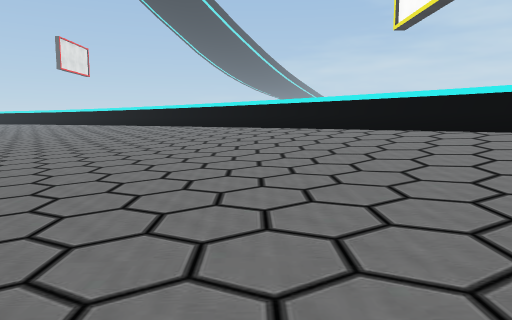
[1] (above)

20 first-person views from a walk through a scene from a Unity 3-D project. The camera is 1.5 m above the floor, tilts 6° down and sees 70° across. The floor is counted in squares, 2 m on a side. Each view is taken from the middle of a square. On the plan, view 1 faces up. The plan holds only what a view shows up to about 11 squares ahead; the rest is blank. The place goes on beyond the plan. Some surface patterns are stand-ins.

[2]
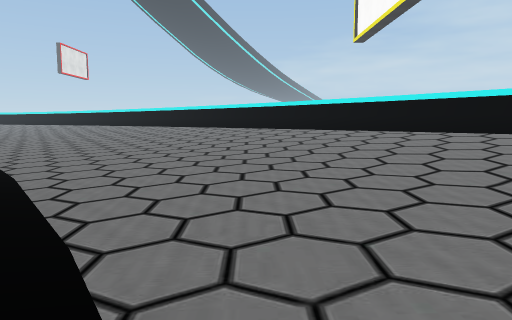

[3]
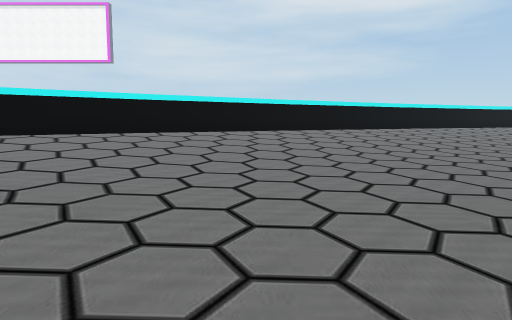

[4]
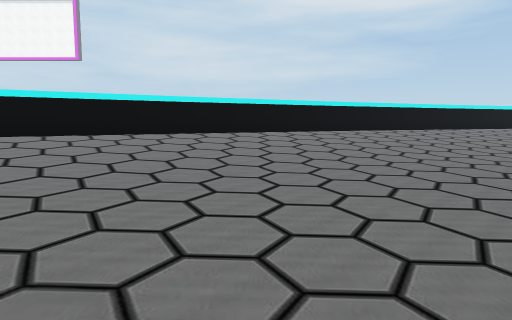

[5]
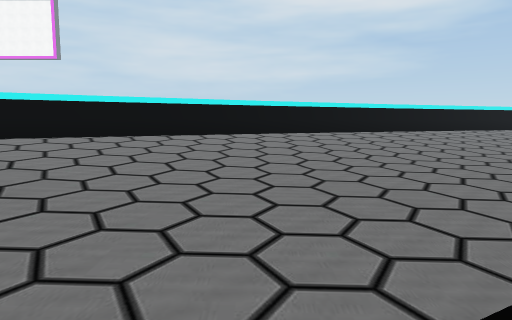

[6]
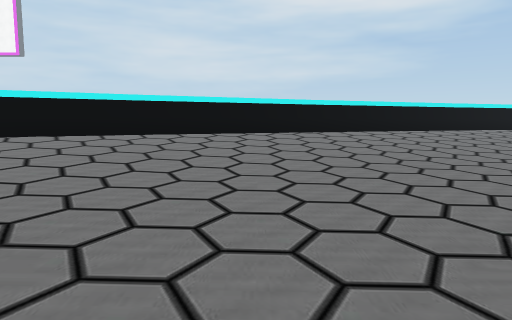

[7]
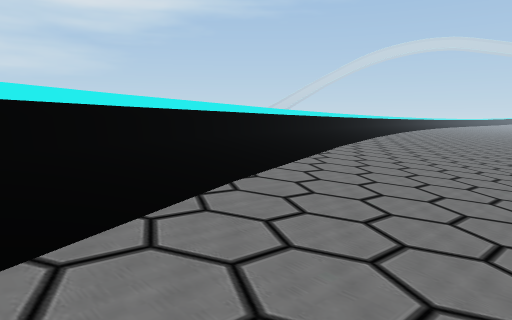

[8]
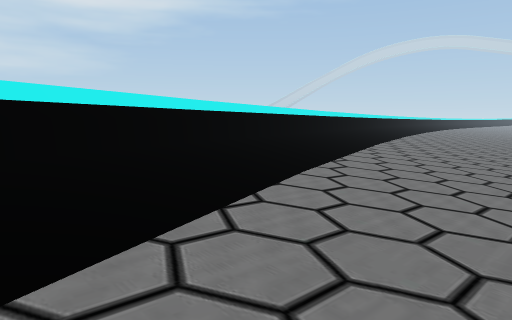

[9]
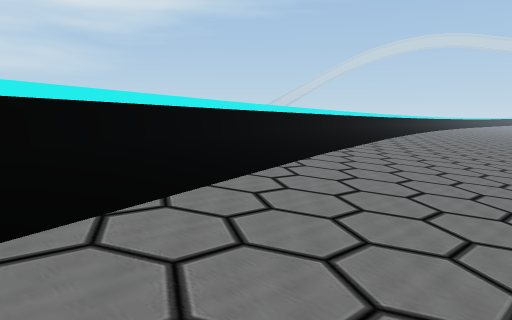

[10]
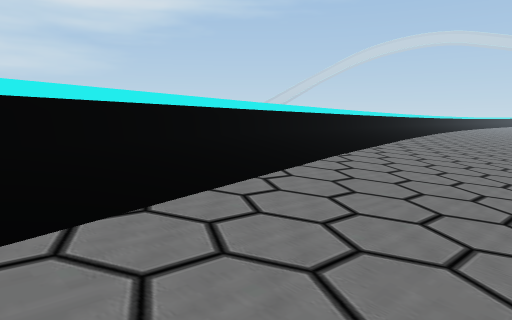

[11]
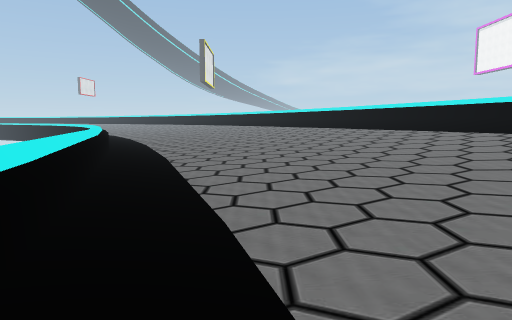

[12]
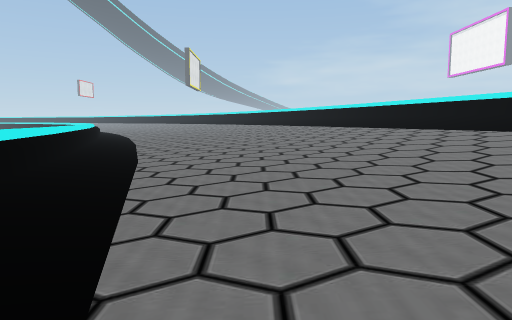

[13]
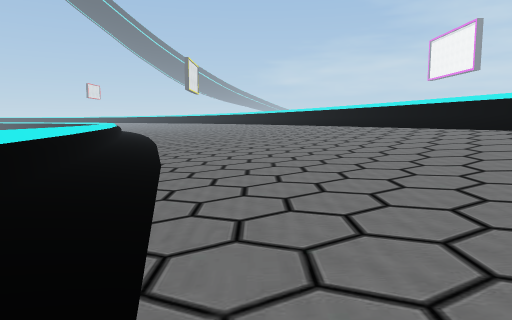

[14]
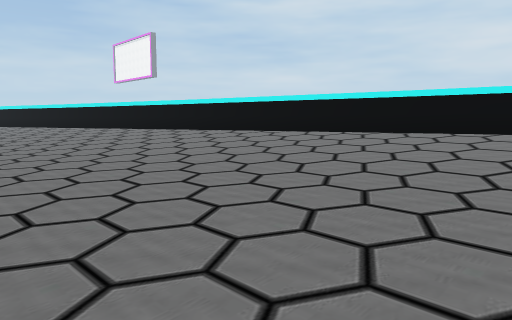

[15]
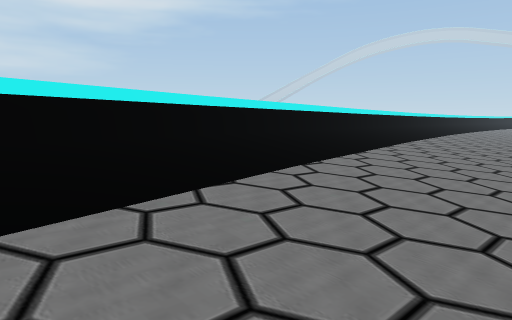

[16]
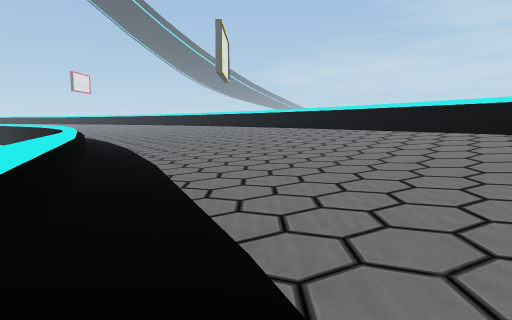

[17]
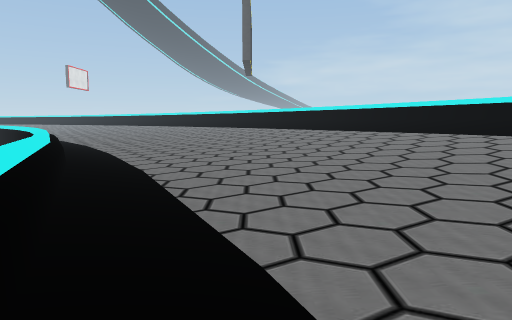

[18]
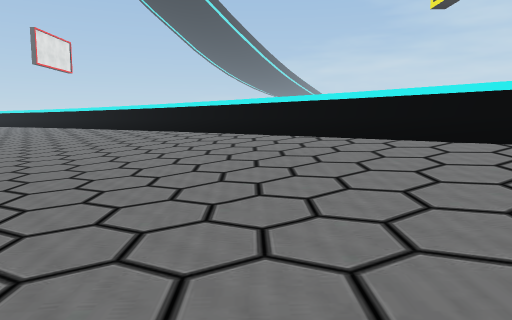

[19]
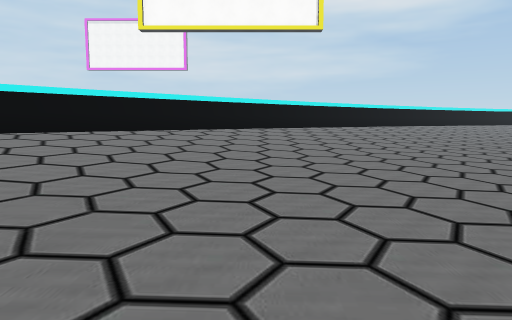

[20]
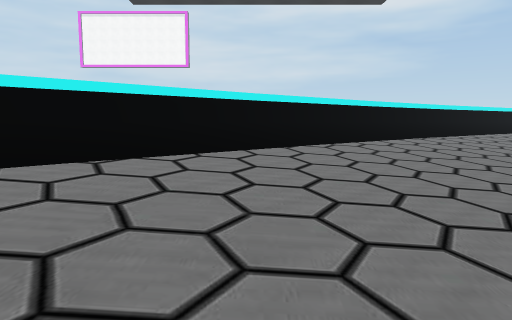

### Floor plan
Key: @ floor where view 1 was taken; # wall or solid block; . main floor; : floor 0.25 m higher than the main floor; - floor 0.25 m lower than the main floor; + floor 0.5 m higher than the main floor; * floor 0.75 m higher than the main floor; % floor 1 m higher than the main floor; & floor 1.5 m higher than the main floor; / step, stairs or slope; = window, fence, low wall or low ledge; ^ raised ledge.
Columns run from 9 left of view 1 to 22 right of it. Each row starts with its distance up from view 1.
 14   :++*%/=##
 13   ::++*%/=##
 12   .::++*%/=#
 11  ...::++*%/=#
 10 --...::++*%/=#
  9  --...::++*//=#
  8   --...::++*/&=
  7     -...::+**/=##
  6     --...::+**/=#
  5      --...::+**/=#
  4       --...:++*//=#
  3       .--...:++*/=#
  2        --...::+**/=#
  1         --...:++*/&=
  0          @-...:++*/=#
 -1          .--..::+*%/=#
 -2           --...:++*/=#
 -3          =.--..::+**/=#
 -4          #=.-...:++*/=#
 -5           =.--...:+**/=
 -6            =.--..:++*/=#
 -7            =/--...:+**/=
 -8            ==.-...:++*/##
 -9             #=--..::+*%&=
-10             ==.-...:++*/=
-11             #=.--..::+*/##
-12              ==.-...:+**/=
-13              #=.--..:++*/#
-14               #=--...:+*%##
-15               #=.-...:+**/=
-16                =/--..::+*/#
-17                ==--...:+*%##
-18                #=.-...:+**/=
-19                 =.--..::+*/#
-20                 #=--...:+*%##
-21                  =.-...:+**/=
-22                  =/--..:++*/=
-23                  #=--..::+*/##
-24                   =.-...:+*%&=
-25                   =.--..:+**/=
-26                   #=--..::+*/#
-27                    =--...:+*/^
-28                    ^.-...:+*%&=
-29                    ^.--..:+**/=
-30                     =--..:++*/#
-31                      --..::+*/#
-32                       -...:+*%^#
-33                       --..:+**/^
-34                       --..:++*/=
-35                       --.. :+*/#

Positions as (right, up) in squares from view 1, and headings:
1: (0, 0), facing up
2: (1, -2), facing up
3: (-2, 2), facing right
4: (0, -1), facing right
5: (1, -3), facing right
6: (3, -6), facing right
7: (10, -6), facing down-right
8: (12, -10), facing down-right
9: (13, -14), facing down-right
10: (15, -20), facing down-right
11: (10, -24), facing up
12: (12, -28), facing up
13: (13, -33), facing up
14: (13, -35), facing up-right
15: (17, -28), facing down-right
16: (8, -18), facing up
17: (6, -13), facing up
18: (0, 3), facing up
19: (-9, 10), facing right
20: (-5, 11), facing right
